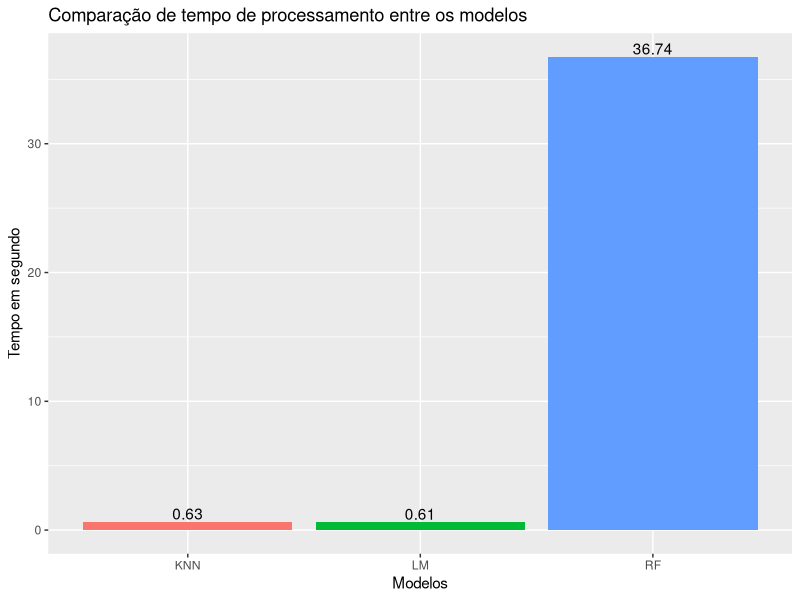
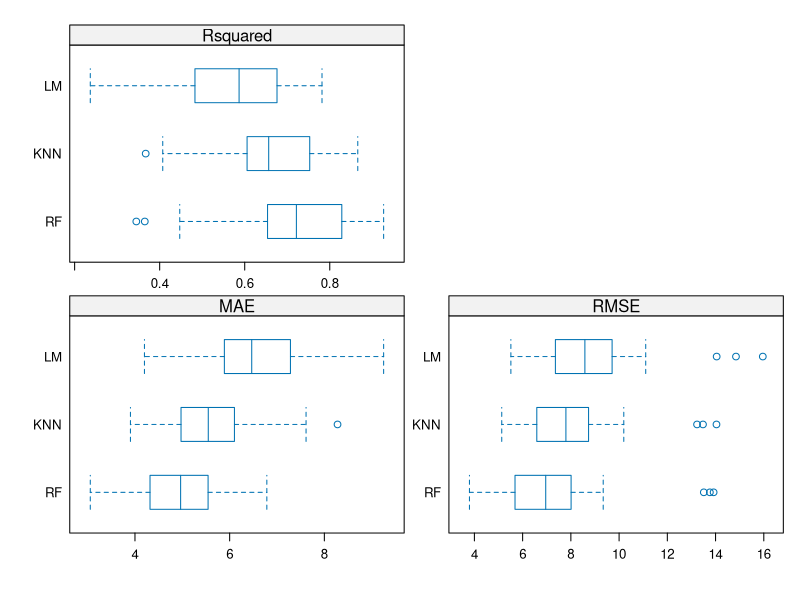
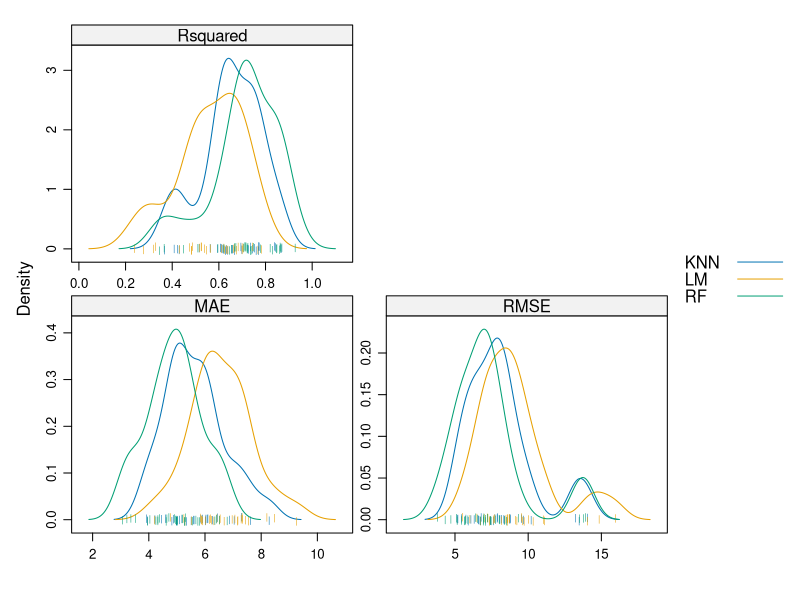
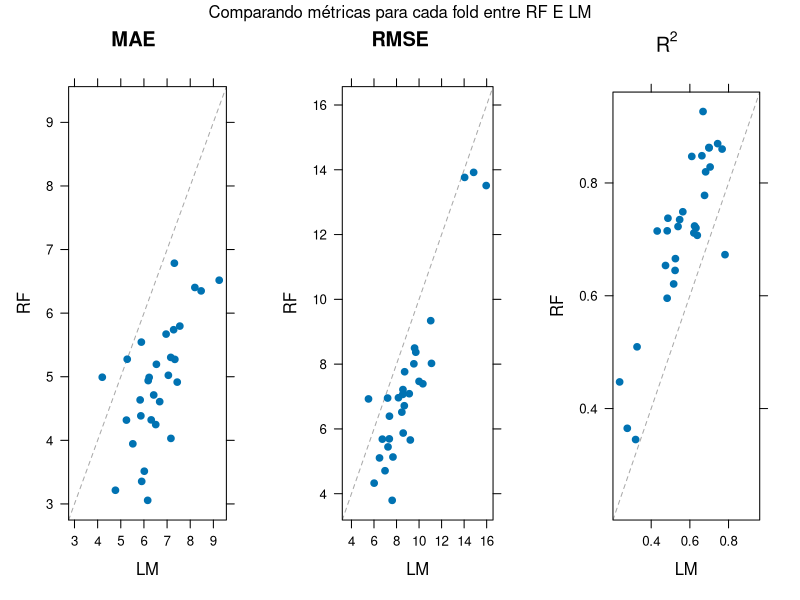
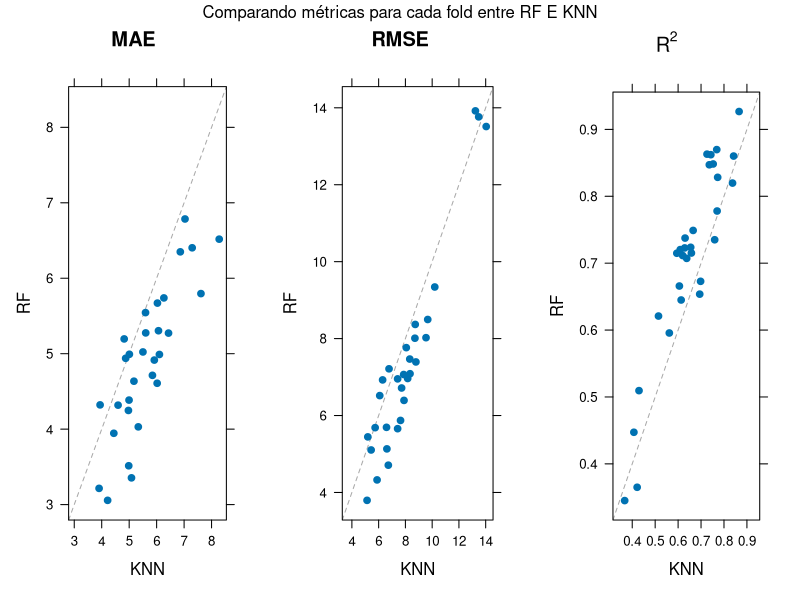
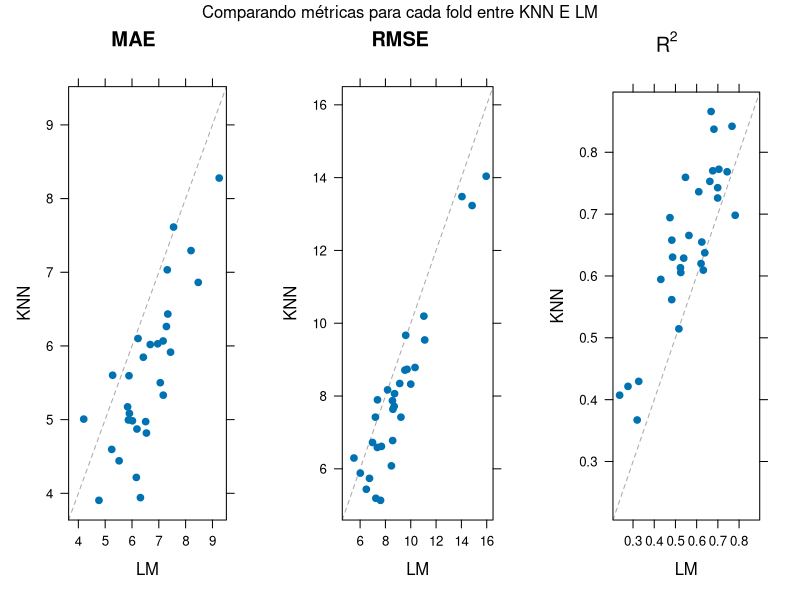

The R source for these figures, in order:
## ---- chunk 1
knitr::opts_chunk$set(echo = TRUE)
## ---- chunk 2
library(caret)
library(ggplot2)
## ---- chunk 3
data = read.csv("real_estate.csv")
## ---- chunk 4
set.seed(100)
modelo_lm = train(pricem2 ~ age + distance + stores,
                  data = data,
                  method = "lm",
                  trControl = trainControl(method = "repeatedcv",
                                           number = 10,
                                           repeats = 3)
                  )
## ---- chunk 5
set.seed(100)
modelo_knn = train(pricem2 ~ age + distance + stores,
                  data = data,
                  method = "knn",
                  trControl = trainControl(method = "repeatedcv",
                                           number = 10,
                                           repeats = 3)
                  )
## ---- chunk 6
set.seed(100)
modelo_rf = train(pricem2 ~ age + distance + stores,
                  data = data,
                  method = "rf",
                  trControl = trainControl(method = "repeatedcv",
                                           number = 10,
                                           repeats = 3)
                  )
## ---- chunk 7
resultados = resamples(list(LM = modelo_lm,
                            KNN = modelo_knn,
                            RF = modelo_rf))
summary(resultados)
## ---- chunk 8
#Gráfico de barras para comparação de tempo
ggplot(resultados$timings, aes(x = row.names(resultados$timings),
                               y = Everything,
                               fill = row.names(resultados$timings))) +
  geom_bar(stat = "identity") + 
  labs(title = "Comparação de tempo de processamento entre os modelos",
       y = "Tempo em segundo",
       x = "Modelos") +
  geom_text(aes(label = sprintf("%.2f", resultados$timings$Everything),
                y= resultados$timings$Everything),vjust = -0.2)+
  theme(legend.position = "none")
## ---- chunk 9
#Boxplot
escalas = list(x=list(relation="free" ),
               y=list(relation="free" ))
bwplot(resultados,
       scales = escalas,
       pch = "|")
#Density
densityplot(resultados,
       scales = escalas,
       pch = "|",
       auto.key = TRUE)
## ---- chunk 10
gridExtra::grid.arrange(
  xyplot(resultados, models = c("RF","LM"), metric = "MAE", pch = 19),
  xyplot(resultados, models = c("RF","LM"), metric = "RMSE", pch = 19),
  xyplot(resultados, models = c("RF","LM"), metric = "Rsquared", pch = 19),
  ncol = 3,
  top = "Comparando métricas para cada fold entre RF E LM"
)
## ---- chunk 11
gridExtra::grid.arrange(
  xyplot(resultados, models = c("RF","KNN"), metric = "MAE", pch = 19),
  xyplot(resultados, models = c("RF","KNN"), metric = "RMSE", pch = 19),
  xyplot(resultados, models = c("RF","KNN"), metric = "Rsquared", pch = 19),
  ncol = 3,
  top = "Comparando métricas para cada fold entre RF E KNN"
)
## ---- chunk 12
gridExtra::grid.arrange(
  xyplot(resultados, models = c("KNN","LM"), metric = "MAE", pch = 19),
  xyplot(resultados, models = c("KNN","LM"), metric = "RMSE", pch = 19),
  xyplot(resultados, models = c("KNN","LM"), metric = "Rsquared", pch = 19),
  ncol = 3,
  top = "Comparando métricas para cada fold entre KNN E LM"
)
## ---- chunk 13
difs = diff(resultados)
summary(difs)
## ---- chunk 14
set.seed(100)

amostra_treino = createDataPartition(y = data$pricem2,
                             p = 0.75,
                             list = F)
treino = data[amostra_treino,]
teste = data[-amostra_treino,]

set.seed(100)
modelo_boot_rf = train(pricem2 ~ age + distance + stores,
                  data = treino,
                  method = "rf",
                  trControl = trainControl(method = "boot",
                                           number = 20)
                  )
## ---- chunk 15
predicao_boot_rf = predict(modelo_boot_rf,teste)
resultado = postResample(predicao_boot_rf, teste$pricem2)
resultado
